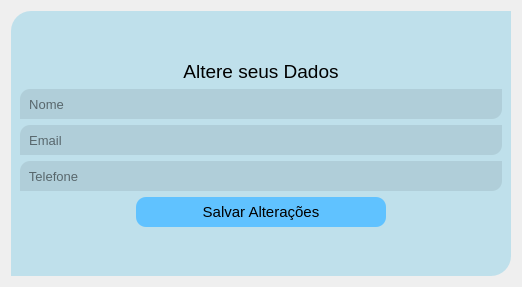
            <widget class="QWidget" name="pg_alteracao_perfil">
             <property name="accessibleDescription">
              <string>Página de Alteração de Perfil</string>
             </property>
             <property name="styleSheet">
              <string notr="true">QFrame{
	background-color: transparent;
	border: 0px;
}</string>
             </property>
             <layout class="QVBoxLayout" name="verticalLayout_11">
              <item alignment="Qt::AlignHCenter|Qt::AlignVCenter">
               <widget class="QFrame" name="frame_6">
                <property name="sizePolicy">
                 <sizepolicy hsizetype="Preferred" vsizetype="Preferred">
                  <horstretch>0</horstretch>
                  <verstretch>0</verstretch>
                 </sizepolicy>
                </property>
                <property name="minimumSize">
                 <size>
                  <width>500</width>
                  <height>0</height>
                 </size>
                </property>
                <property name="styleSheet">
                 <string notr="true">QFrame{
	background-color: rgba(0, 164, 218, 0.2);
	border-top-left-radius: 20px;
	border-bottom-right-radius: 20px;
}</string>
                </property>
                <property name="frameShape">
                 <enum>QFrame::StyledPanel</enum>
                </property>
                <property name="frameShadow">
                 <enum>QFrame::Raised</enum>
                </property>
                <layout class="QVBoxLayout" name="verticalLayout_12">
                 <item>
                  <spacer name="verticalSpacer_2">
                   <property name="orientation">
                    <enum>Qt::Vertical</enum>
                   </property>
                   <property name="sizeHint" stdset="0">
                    <size>
                     <width>20</width>
                     <height>40</height>
                    </size>
                   </property>
                  </spacer>
                 </item>
                 <item>
                  <widget class="QLabel" name="label_11">
                   <property name="accessibleDescription">
                    <string>Texto que diz: Altere seus Dados</string>
                   </property>
                   <property name="styleSheet">
                    <string notr="true">QLabel {
	font-family: Arial, sans-serif;
	background-color: transparent;
	font-size: 14pt;
	color: black;
}</string>
                   </property>
                   <property name="text">
                    <string>&lt;html&gt;&lt;head/&gt;&lt;body&gt;&lt;p align=&quot;center&quot;&gt;&lt;span style=&quot; font-size:14pt; color:#000000;&quot;&gt;Altere seus Dados&lt;/span&gt;&lt;/p&gt;&lt;/body&gt;&lt;/html&gt;</string>
                   </property>
                  </widget>
                 </item>
                 <item>
                  <widget class="QLineEdit" name="txt_perfil_alterar_nome">
                   <property name="minimumSize">
                    <size>
                     <width>0</width>
                     <height>30</height>
                    </size>
                   </property>
                   <property name="toolTip">
                    <string>Nome</string>
                   </property>
                   <property name="accessibleDescription">
                    <string>Campo para alteração de Nome</string>
                   </property>
                   <property name="styleSheet">
                    <string notr="true">QLineEdit{
	background-color: rgba(0, 0, 0, 20);
	border-top-left-radius: 10px;
	border-bottom-right-radius: 10px;
	font-family: Arial, sans-serif;
	font-size: 10pt;
}</string>
                   </property>
                   <property name="placeholderText">
                    <string>  Nome</string>
                   </property>
                  </widget>
                 </item>
                 <item>
                  <widget class="QLineEdit" name="txt_perfil_alterar_email">
                   <property name="minimumSize">
                    <size>
                     <width>0</width>
                     <height>30</height>
                    </size>
                   </property>
                   <property name="toolTip">
                    <string>Email</string>
                   </property>
                   <property name="accessibleDescription">
                    <string>Campo para alteração de Email</string>
                   </property>
                   <property name="styleSheet">
                    <string notr="true">QLineEdit{
	background-color: rgba(0, 0, 0, 20);
	border-top-left-radius: 10px;
	border-bottom-right-radius: 10px;
	font-family: Arial, sans-serif;
	font-size: 10pt;
}</string>
                   </property>
                   <property name="placeholderText">
                    <string>  Email</string>
                   </property>
                  </widget>
                 </item>
                 <item>
                  <widget class="QLineEdit" name="txt_perfil_alterar_telefone">
                   <property name="minimumSize">
                    <size>
                     <width>0</width>
                     <height>30</height>
                    </size>
                   </property>
                   <property name="toolTip">
                    <string>Telefone</string>
                   </property>
                   <property name="accessibleDescription">
                    <string>Campo para alteração de telefone</string>
                   </property>
                   <property name="styleSheet">
                    <string notr="true">QLineEdit{
	background-color: rgba(0, 0, 0, 20);
	border-top-left-radius: 10px;
	border-bottom-right-radius: 10px;
	font-family: Arial, sans-serif;
	font-size: 10pt;
}</string>
                   </property>
                   <property name="placeholderText">
                    <string>  Telefone</string>
                   </property>
                  </widget>
                 </item>
                 <item alignment="Qt::AlignHCenter">
                  <widget class="QPushButton" name="btn_salvar_alteracoes">
                   <property name="minimumSize">
                    <size>
                     <width>250</width>
                     <height>30</height>
                    </size>
                   </property>
                   <property name="cursor">
                    <cursorShape>PointingHandCursor</cursorShape>
                   </property>
                   <property name="toolTip">
                    <string>Salvar Alterações</string>
                   </property>
                   <property name="accessibleDescription">
                    <string>Botão que salva as alterações feita pelo usuário nos dados do seu perfil</string>
                   </property>
                   <property name="styleSheet">
                    <string notr="true">
QPushButton:hover{
	color: rgb(255, 255, 255);
	
	background-color: rgb(87, 175, 0);
}
QPushButton {
	
	background-color: rgb(96, 194, 255);
	border-radius: 10px;
	font-family: Arial, sans-serif;
	font-size: 11pt;
}

</string>
                   </property>
                   <property name="text">
                    <string>Salvar Alterações</string>
                   </property>
                   <property name="icon">
                    <iconset resource="icons.qrc">
                     <normaloff>:/icons/icons/save.png</normaloff>:/icons/icons/save.png</iconset>
                   </property>
                  </widget>
                 </item>
                 <item>
                  <spacer name="verticalSpacer_3">
                   <property name="orientation">
                    <enum>Qt::Vertical</enum>
                   </property>
                   <property name="sizeHint" stdset="0">
                    <size>
                     <width>20</width>
                     <height>40</height>
                    </size>
                   </property>
                  </spacer>
                 </item>
                </layout>
               </widget>
              </item>
             </layout>
            </widget>
